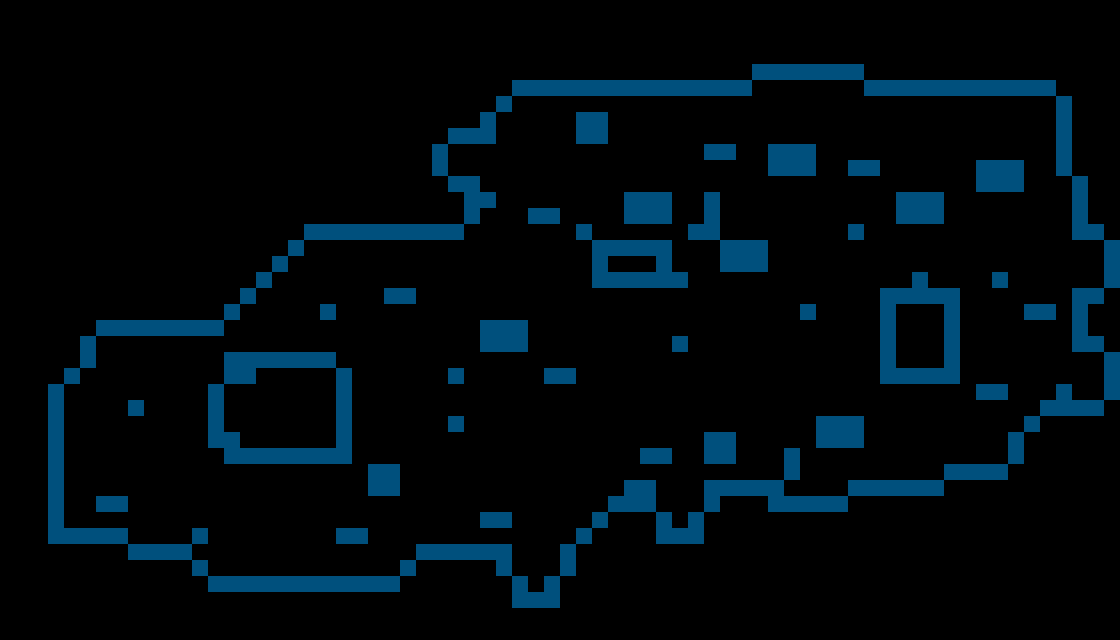

This game map was drawn from its Tiled (.tmx) file and the tilesets committed beside it. A one-line description and the trimmed map source follow:
An orthogonal 70x40 tile map with 16x16 px tiles, 1 tile layer (colisao), 6 hidden layers not drawn, 10 tilesets.

<map version="1.10" tiledversion="1.11.0" orientation="orthogonal" renderorder="right-down" width="70" height="40" tilewidth="16" tileheight="16" infinite="0" nextlayerid="13" nextobjectid="1">
 <editorsettings>
  <export target="../3Battles1Legend/mapa_colisao.tmj" format="json" />
 </editorsettings>
 <tileset firstgid="1" source="Water_Middle.tsx" />
 <tileset firstgid="2" source="Water_Tile.tsx" />
 <tileset firstgid="20" source="Cliff_Tile.tsx" />
 <tileset firstgid="38" source="Oak_Tree.tsx" />
 <tileset firstgid="58" source="Oak_Tree_Small.tsx" />
 <tileset firstgid="76" source="Bridge_Wood.tsx" />
 <tileset firstgid="112" source="Fences.tsx" />
 <tileset firstgid="128" source="House.tsx" />
 <tileset firstgid="163" source="Outdoor_Decor_Free.tsx" />
 <tileset firstgid="247" source="Chest.tsx" />
 <group id="10" name="mapa" visible="0">
  <layer id="3" name="terra" width="70" height="40">
   <data>[2800 cells, 2800 non-empty, 32 distinct tile ids]</data>
  </layer>
  <layer id="6" name="arvore" width="70" height="40">
   <data>[2800 cells, 550 non-empty, 69 distinct tile ids]</data>
  </layer>
  <layer id="7" name="casa" width="70" height="40">
   <data>[2800 cells, 361 non-empty, 42 distinct tile ids]</data>
  </layer>
  <layer id="8" name="graminha" width="70" height="40">
   <data>[2800 cells, 201 non-empty, 12 distinct tile ids]</data>
  </layer>
  <layer id="9" name="luzes" width="70" height="40">
   <data>[2800 cells, 133 non-empty, 23 distinct tile ids]</data>
  </layer>
 </group>
 <layer id="11" name="colisao" width="70" height="40" opacity="0.54">
  <data>[2800 cells, 332 non-empty, 1 distinct tile ids]</data>
 </layer>
 <layer id="12" name="foreground" width="70" height="40" visible="0">
  <data>[2800 cells, 387 non-empty, 46 distinct tile ids]</data>
 </layer>
</map>
